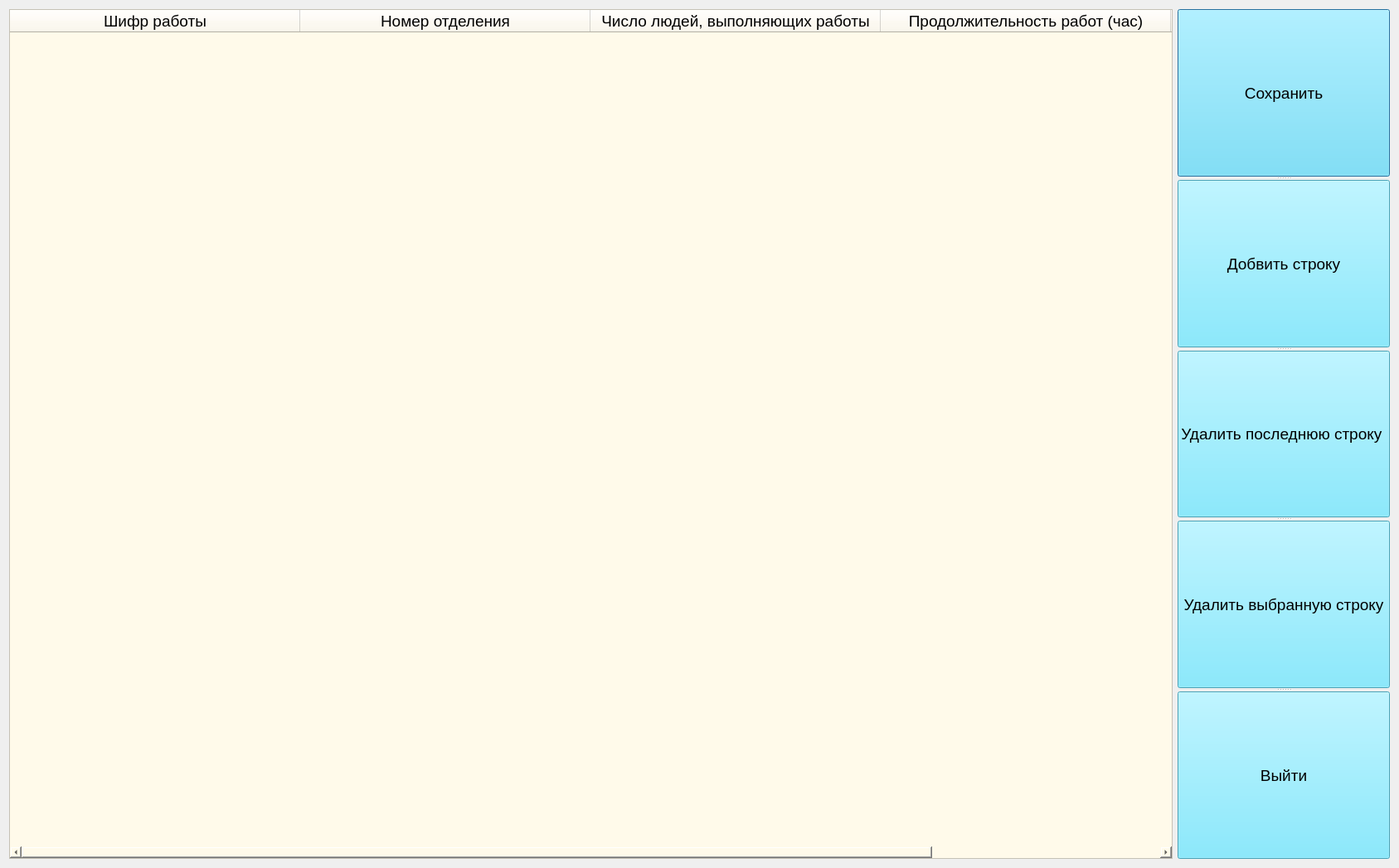
<?xml version="1.0" encoding="UTF-8"?>
<ui version="4.0">
 <class>Dialog</class>
 <widget class="QDialog" name="Dialog">
  <property name="geometry">
   <rect>
    <x>0</x>
    <y>0</y>
    <width>1687</width>
    <height>1047</height>
   </rect>
  </property>
  <property name="windowTitle">
   <string>Dialog</string>
  </property>
  <layout class="QHBoxLayout" name="horizontalLayout">
   <item>
    <widget class="QTableWidget" name="tableTaskVar">
     <property name="font">
      <font>
       <pointsize>14</pointsize>
      </font>
     </property>
     <property name="styleSheet">
      <string notr="true">background-color: #fffaea;</string>
     </property>
     <attribute name="horizontalHeaderDefaultSectionSize">
      <number>350</number>
     </attribute>
     <column>
      <property name="text">
       <string>Шифр работы</string>
      </property>
      <property name="font">
       <font>
        <pointsize>14</pointsize>
       </font>
      </property>
     </column>
     <column>
      <property name="text">
       <string>Номер отделения</string>
      </property>
      <property name="font">
       <font>
        <pointsize>14</pointsize>
       </font>
      </property>
     </column>
     <column>
      <property name="text">
       <string>Число людей, выполняющих работы</string>
      </property>
      <property name="font">
       <font>
        <pointsize>14</pointsize>
       </font>
      </property>
     </column>
     <column>
      <property name="text">
       <string>Продолжительность работ (час)</string>
      </property>
      <property name="font">
       <font>
        <pointsize>14</pointsize>
       </font>
      </property>
     </column>
     <column>
      <property name="text">
       <string>Прим.</string>
      </property>
      <property name="font">
       <font>
        <pointsize>14</pointsize>
       </font>
      </property>
     </column>
    </widget>
   </item>
   <item>
    <widget class="QSplitter" name="splitter">
     <property name="orientation">
      <enum>Qt::Vertical</enum>
     </property>
     <widget class="QPushButton" name="btnSaveTable">
      <property name="font">
       <font>
        <pointsize>14</pointsize>
       </font>
      </property>
      <property name="styleSheet">
       <string notr="true">background-color: #66e3ff;</string>
      </property>
      <property name="text">
       <string>Сохранить</string>
      </property>
      <property name="default">
       <bool>false</bool>
      </property>
      <property name="flat">
       <bool>false</bool>
      </property>
     </widget>
     <widget class="QPushButton" name="btnAddStrInTable">
      <property name="font">
       <font>
        <pointsize>14</pointsize>
       </font>
      </property>
      <property name="styleSheet">
       <string notr="true">background-color: #66e3ff;</string>
      </property>
      <property name="text">
       <string>Добвить строку</string>
      </property>
     </widget>
     <widget class="QPushButton" name="btnDelStrLast">
      <property name="font">
       <font>
        <pointsize>14</pointsize>
       </font>
      </property>
      <property name="styleSheet">
       <string notr="true">background-color: #66e3ff;</string>
      </property>
      <property name="text">
       <string>Удалить последнюю строку </string>
      </property>
     </widget>
     <widget class="QPushButton" name="btnDelStrMarked">
      <property name="font">
       <font>
        <pointsize>14</pointsize>
       </font>
      </property>
      <property name="styleSheet">
       <string notr="true">background-color: #66e3ff;</string>
      </property>
      <property name="text">
       <string>Удалить выбранную строку</string>
      </property>
     </widget>
     <widget class="QPushButton" name="btnExitAndClose">
      <property name="font">
       <font>
        <pointsize>14</pointsize>
       </font>
      </property>
      <property name="styleSheet">
       <string notr="true">background-color: #66e3ff;</string>
      </property>
      <property name="text">
       <string>Выйти</string>
      </property>
     </widget>
    </widget>
   </item>
  </layout>
 </widget>
 <resources/>
 <connections/>
</ui>
